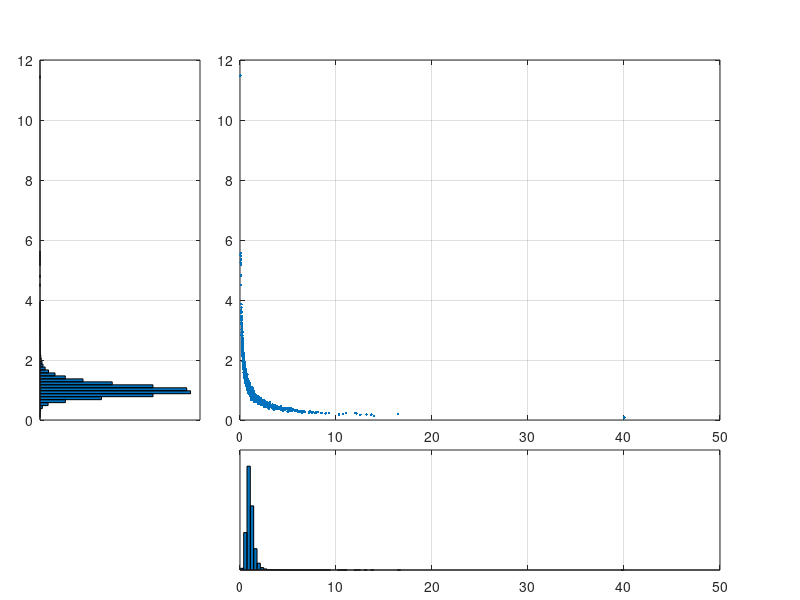
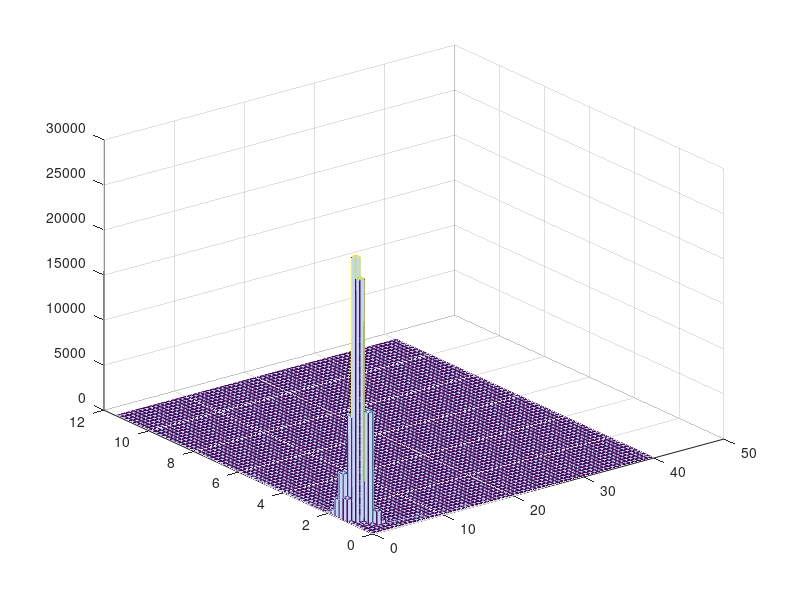

The MATLAB source for these figures, in order:
% this script simulates a bivariate log-t distribution
% it shows its pdf as proxied by the 3-D histogram
% it shows the distribution of a generic linear combination (portfolio) of the two variables
% see "Risk and Asset Allocation"-Springer (2005), by A. Meucci

clc; clear; close all
%%%%%%%%%%%%%%%%%%%%%%%%%%%%%%%%%%%%%%%%%%%%%%%%%%%%%%%%%%%%%%%%%%%%%%%%%%%%%%%%%%%%%%%%%%%%%%%%%%%%%%%%%%%%%%%%%%%%%%%%%%%%%%%%%%%%%%%%%%%
% input parameters

Mu=[0 0]';
s=[0.3 0.2]';
r=-.99;
Nu=7;

LinCombination=[1 -2]';

NumSimulations=100000;
%%%%%%%%%%%%%%%%%%%%%%%%%%%%%%%%%%%%%%%%%%%%%%%%%%%%%%%%%%%%%%%%%%%%%%%%%%%%%%%%%%%%%%%%%%%%%%%%%%%%%%%%%%%%%%%%%%%%%%%%%%%%%%%%%%%%%
Sigma=[s(1)^2     r*s(1)*s(2)
    r*s(1)*s(2)    s(2)^2];

Ones=ones(NumSimulations,1);
% generate sample by rescaling the built-in generator
Y = Ones*Mu' + (Ones*s').*mvtrnd([1 r;r 1],Nu,NumSimulations);
X = exp(Y);

%%%%%%%%%%%%%%%%%%%%%%%%%%%%%%%%%%%%%%%%%%%%%%%%%%%%%%%%%%%%%%%%%%%%%%%%%%%%%%%%%%%%%%%%%%%%%%%%%%%%%%%%%%%%%%%%%%%%%
% plots

figure 
% marginals
NumBins=round(10*log(NumSimulations));

subplot('Position',[.05 .3 .2 .6]) 
[n,D]=hist(X(:,2),NumBins);
barh(D,n,1);
[y_lim]=get(gca,'ylim')
set(gca,'xtick',[])
grid on

subplot('Position',[.3 .05 .6 .2]) 
[n,D]=hist(X(:,1),NumBins);
bar(D,n,1);
[x_lim]=get(gca,'xlim')
set(gca,'ytick',[])
grid on

% scatter plot
subplot('Position',[.3 .3 .6 .6]) 
h=plot(X(:,1),X(:,2),'.');
set(gca,'xlim',x_lim,'ylim',y_lim)
grid on

% histogram (~rescaled pdf)
NumBins3d=round(sqrt(NumSimulations)/5);
figure
hist3(X,[NumBins3d NumBins3d]);

